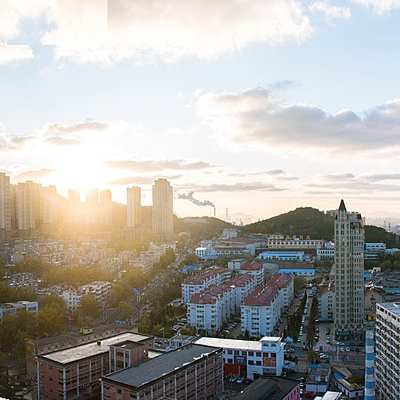
#> input picture Q2/data/example_2/1.png, 400 x 400 px
$ python Q2.py
#> lines starting #> are read from the running program, lines starting #| are printed output that depends on the picture; after the words box and inside, x2 and y2 are one past the last pixel; in counts of white or black regions, pixels touching at a corner belong together

import numpy as np
import imutils
import cv2
import os
from tqdm import tqdm
import argparse

# input from user
input_dir = input("Enter the input directory: ")
#> the answer given: data/example_2
output_dir = input("Enter the output directory: ")
#> the answer given: out.png

# Load images and filter out non-numeric filenames
img_path = [os.path.join(input_dir, i) for i in os.listdir(input_dir) if os.path.splitext(i)[0].isdigit()]
assert len(img_path) > 0, "No valid images found in input folder"

# Sort by numeric filename
img_path.sort(key=lambda x: int(os.path.splitext(os.path.basename(x))[0]))

# Read the first image
left_img = cv2.imread(img_path[0])
#> left_img is the input picture: shape (400, 400, 3); mean B, G, R 165.9, 169.9, 171.6
left_img = imutils.resize(left_img, width=600)
#> left_img: shape (600, 600, 3)
# cv2_imshow(left_img)
# cv2.waitKey(0)
# cv2.destroyAllWindows()

from google.colab.patches import cv2_imshow

#process
# Iterate through images
print(len(img_path))
for i in tqdm(range(1, len(img_path))):
    right_img = cv2.imread(img_path[i])
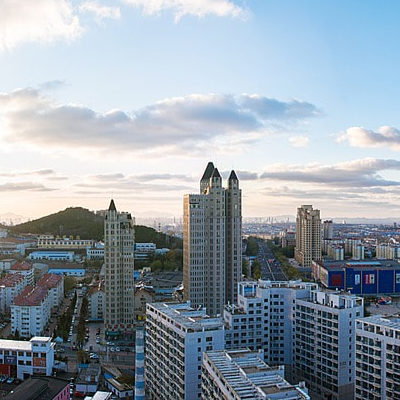
#> input picture Q2/data/example_2/2.png, 400 x 400 px
#> right_img is the input picture: shape (400, 400, 3); mean B, G, R 169.1, 159.1, 147.9
    right_img = imutils.resize(right_img, width=600)
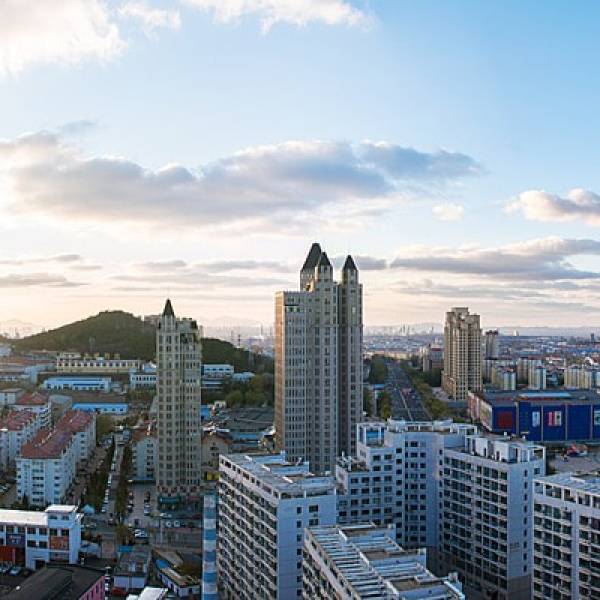
#> right_img: shape (600, 600, 3); mean B, G, R 169.2, 159.2, 148


    # Swap left and right images to maintain correct stitching order
    temp_img=right_img
    right_img=left_img
    left_img=temp_img
    # Detect keypoints and descriptors using SIFT
    descriptor = cv2.SIFT_create()
    kpsA, desA = descriptor.detectAndCompute(left_img, None)
#> kpsA = 3956 keypoints; strongest (x, y, size): (168, 302, 3.2), (349, 257, 3), (18, 587, 2), (228, 464, 3.3)

    kpsB, desB = descriptor.detectAndCompute(right_img, None)
#> kpsB = 2736 keypoints; strongest (x, y, size): (513, 302, 3.2), (363, 587, 2), (573, 464, 3.3), (511, 590, 2.1)
    kpsA=np.float32([kp.pt for kp in kpsA]) #keypoints to float32 array
#> kpsA = 3956 pairs, first value 3.16 to 597.2, second value 13.39 to 597
    kpsB=np.float32([kp.pt for kp in kpsB]) #keypoints to float32 array
#> kpsB = 2736 pairs, first value 4.44 to 596.8, second value 166.4 to 597.2
    print(f"Keypoints in Left Image: {len(kpsA)}, Right Image: {len(kpsB)}")
#| Keypoints in Left Image: 3956, Right Image: 2736

    # Match keypoints using KNN
    matcher = cv2.BFMatcher()
    rawMatches = matcher.knnMatch(desA, desB, k=2)
#> rawMatches = 3956 matches

    matches = []
    for m in rawMatches:
        if len(m) == 2 and m[0].distance < m[1].distance * 0.75:
            matches.append((m[0].trainIdx, m[0].queryIdx))
#> after the loop, matches = 1507 pairs, first value 75 to 2734, second value 0 to 3921

    if len(matches) > 4:
        print(f"Using {len(matches)} matches to compute homography")
#| Using 1507 matches to compute homography
        # Extract (x, y) coordinates from keypoints
        ptsA = np.float32([kpsA[i] for (_, i) in matches])
#> ptsA = 1507 pairs, first value 3.16 to 592.3, second value 166.5 to 596.9
        ptsB = np.float32([kpsB[i] for (i, _) in matches])
#> ptsB = 1507 pairs, first value 36.61 to 596.7, second value 166.4 to 596.9

        # Compute homography
        H, status = cv2.findHomography(ptsA,ptsB, cv2.RANSAC, 5.0)
#> H = [[1, -8.01e-05, 345], [0.000141, 1, 0.008], [3.39e-07, -1.78e-07, 1]]; status = 1507 values, max 1 at index 0, min 0 at index 797, mean 0.971

        if H is None:
          print("Homography matrix is None! Not enough matches?")
          continue

        print("Homography Matrix:\n", H)
#| Homography Matrix:
#|  [[ 1.00006402e+00 -8.01351230e-05  3.45010171e+02]
#|  [ 1.40732440e-04  9.99897741e-01  7.99853237e-03]
#|  [ 3.38721828e-07 -1.77626244e-07  1.00000000e+00]]
        # Warp left image to new perspective
        new_width = left_img.shape[1] + right_img.shape[1]
#> new_width = 1200
        new_height = max(left_img.shape[0], right_img.shape[0])
#> new_height = 600
        pano_img = cv2.warpPerspective(left_img, H, (new_width, new_height))
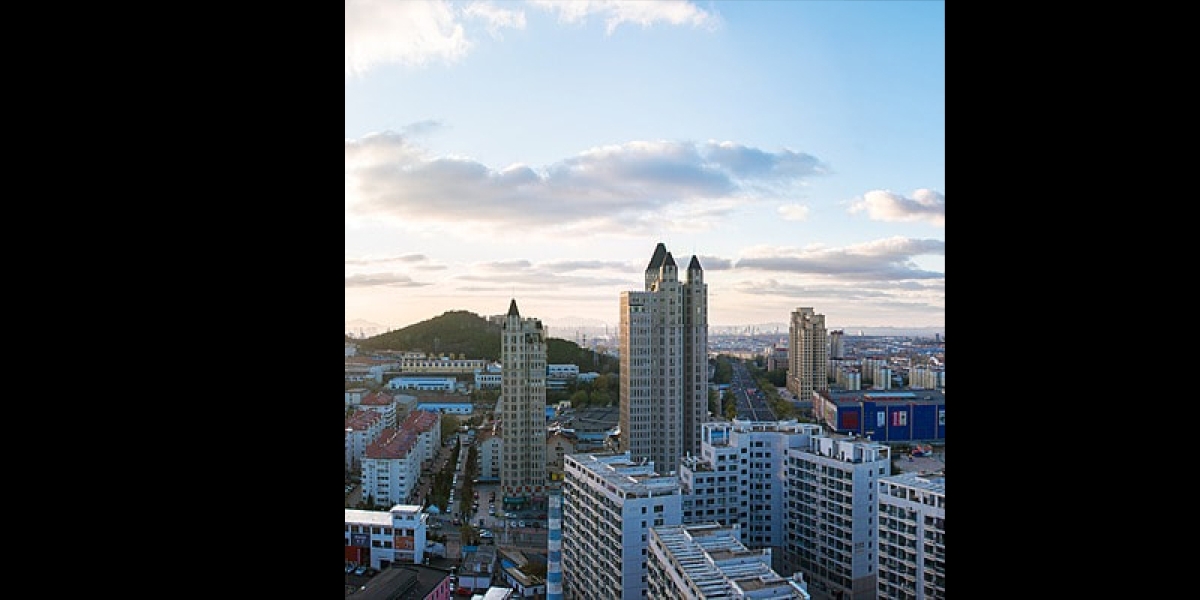
#> pano_img: shape (600, 1200, 3); mean B, G, R 84.6, 79.6, 74


        # Compute the minimum height and width to avoid size mismatch
        min_height = min(pano_img.shape[0], right_img.shape[0])
#> min_height = 600
        min_width = min(pano_img.shape[1], right_img.shape[1])
#> min_width = 600

        # Crop and merge the images
        pano_img[0:right_img.shape[0], 0:right_img.shape[1]] = right_img
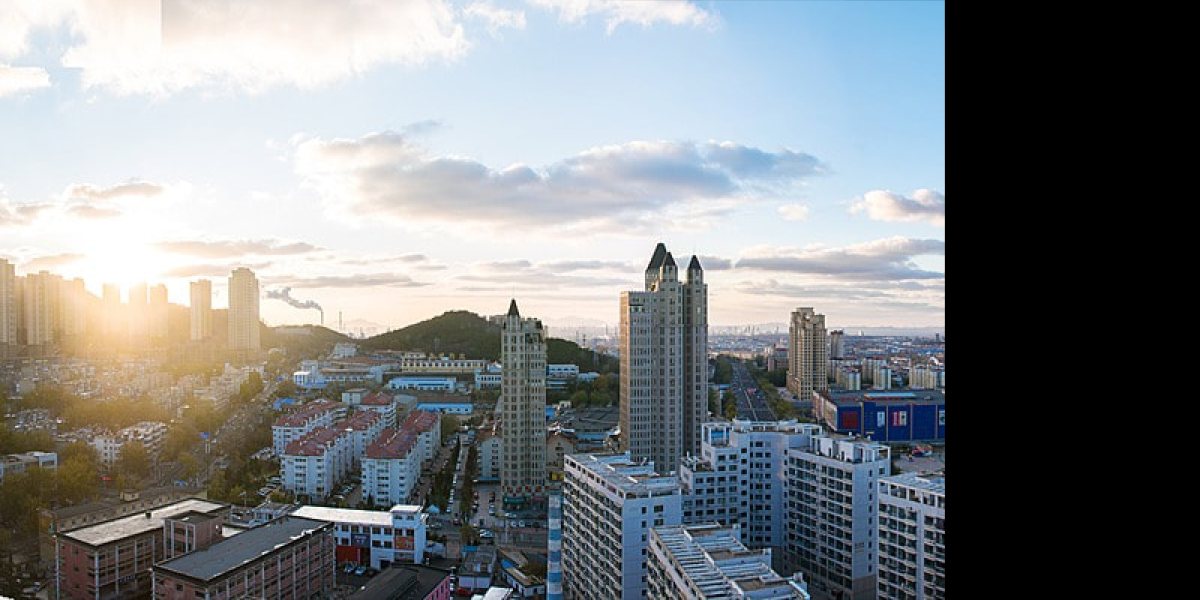
#> pano_img: shape (600, 1200, 3); mean B, G, R 132.3, 130, 126.4

        cv2_imshow(pano_img)
        # Convert to grayscale and crop black regions
        gray = cv2.cvtColor(pano_img, cv2.COLOR_BGR2GRAY)
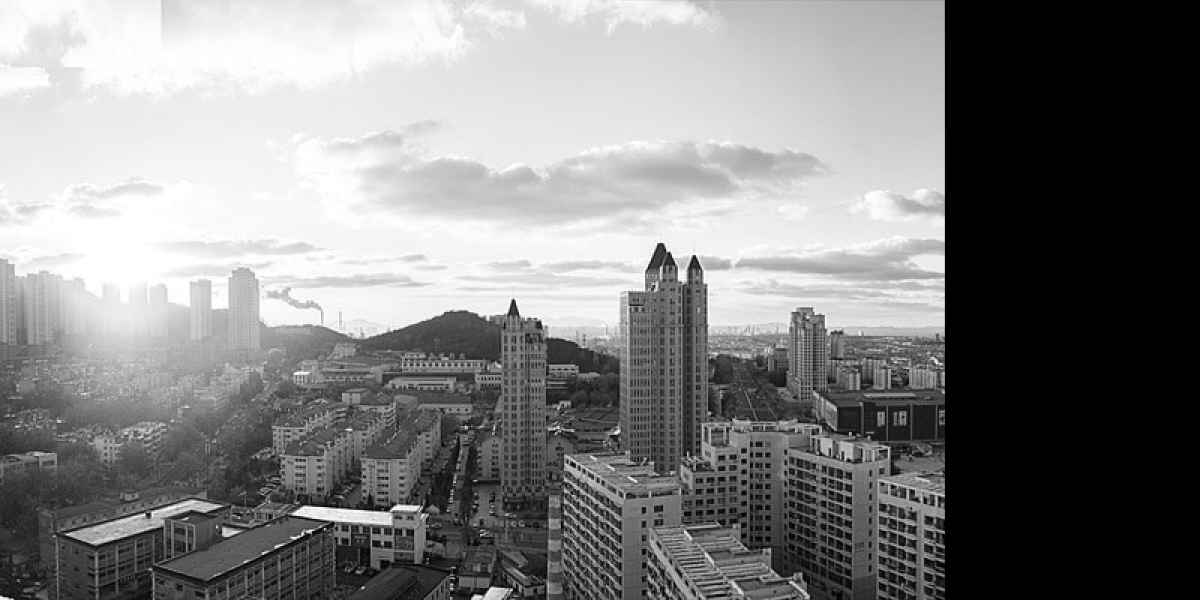
#> gray: shape (600, 1200); min 0, max 255, mean 129.2
        _, thresh = cv2.threshold(gray, 0, 255, cv2.THRESH_BINARY)
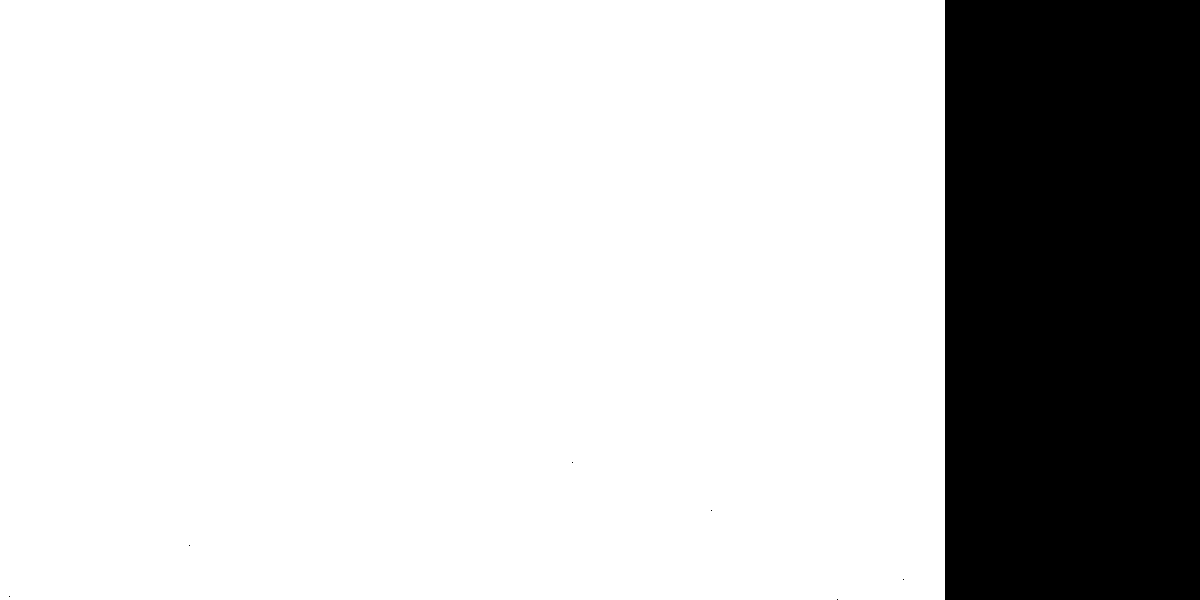
#> thresh: shape (600, 1200); 78.7% white; 7 black regions (6 under 20 px), largest, box (x1, y1, x2, y2) and area: (945, 0, 1200, 600) 153000
        contours, _ = cv2.findContours(thresh, cv2.RETR_EXTERNAL, cv2.CHAIN_APPROX_SIMPLE)
#> contours = 1 item

        if contours:
            x, y, w, h = cv2.boundingRect(contours[0])
#> x = 0; y = 0; w = 945; h = 600
            pano_img = pano_img[y:y+h-1, x:x+w-1]  # Crop non-black region
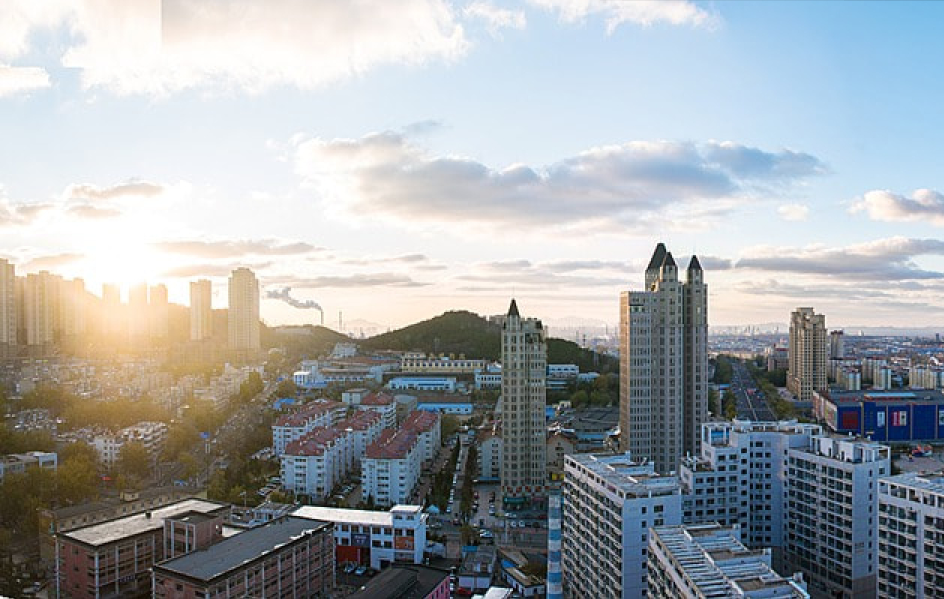
#> pano_img: shape (599, 944, 3); mean B, G, R 168.2, 165.3, 160.7

        left_img = pano_img.copy()  # Update left_img for next iteration

cv2.imwrite(os.path.join(output_dir, "panorama.jpg"), left_img) # save the panoroma to output dir
